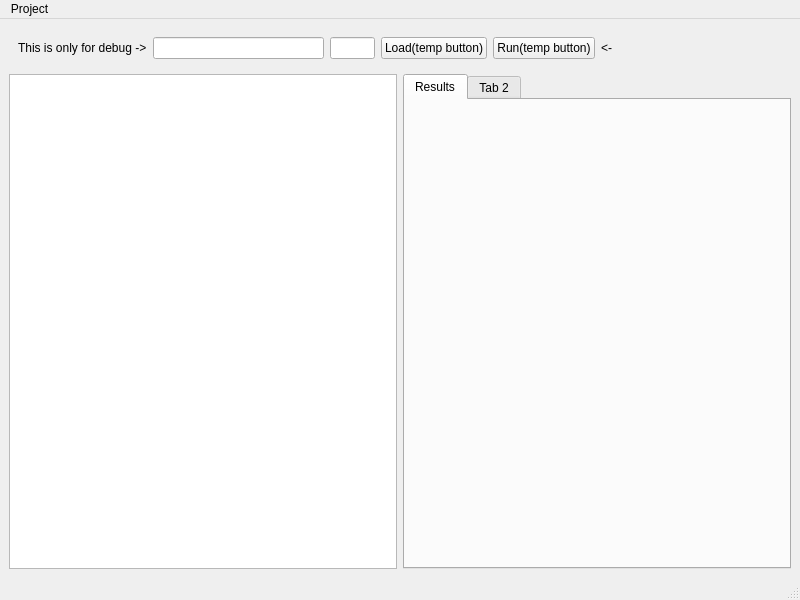
<?xml version="1.0" encoding="UTF-8"?>
<ui version="4.0">
 <class>MainFrm</class>
 <widget class="QMainWindow" name="MainFrm">
  <property name="geometry">
   <rect>
    <x>0</x>
    <y>0</y>
    <width>800</width>
    <height>600</height>
   </rect>
  </property>
  <property name="windowTitle">
   <string>MainWindow</string>
  </property>
  <widget class="QWidget" name="centralwidget">
   <layout class="QVBoxLayout" name="verticalLayout">
    <item>
     <widget class="QWidget" name="widget" native="true">
      <property name="minimumSize">
       <size>
        <width>0</width>
        <height>25</height>
       </size>
      </property>
      <layout class="QHBoxLayout" name="horizontalLayout_2">
       <item>
        <widget class="QLabel" name="label">
         <property name="text">
          <string>This is only for debug -&gt;</string>
         </property>
        </widget>
       </item>
       <item>
        <widget class="QLineEdit" name="folderEdit"/>
       </item>
       <item>
        <widget class="QLineEdit" name="fileMaskEdit">
         <property name="maximumSize">
          <size>
           <width>45</width>
           <height>16777215</height>
          </size>
         </property>
        </widget>
       </item>
       <item>
        <widget class="QPushButton" name="tempLoadButton">
         <property name="text">
          <string>Load(temp button)</string>
         </property>
        </widget>
       </item>
       <item>
        <widget class="QPushButton" name="tempRunButton">
         <property name="text">
          <string>Run(temp button)</string>
         </property>
        </widget>
       </item>
       <item>
        <widget class="QLabel" name="label_2">
         <property name="text">
          <string>&lt;-</string>
         </property>
        </widget>
       </item>
       <item>
        <spacer name="horizontalSpacer">
         <property name="orientation">
          <enum>Qt::Horizontal</enum>
         </property>
         <property name="sizeHint" stdset="0">
          <size>
           <width>40</width>
           <height>20</height>
          </size>
         </property>
        </spacer>
       </item>
      </layout>
     </widget>
    </item>
    <item>
     <layout class="QHBoxLayout" name="horizontalLayout">
      <item>
       <widget class="QTreeView" name="suitesView"/>
      </item>
      <item>
       <widget class="QTabWidget" name="tabWidget">
        <widget class="QWidget" name="tab">
         <attribute name="title">
          <string>Results</string>
         </attribute>
        </widget>
        <widget class="QWidget" name="tab_2">
         <attribute name="title">
          <string>Tab 2</string>
         </attribute>
        </widget>
       </widget>
      </item>
     </layout>
    </item>
   </layout>
  </widget>
  <widget class="QMenuBar" name="menubar">
   <property name="geometry">
    <rect>
     <x>0</x>
     <y>0</y>
     <width>800</width>
     <height>21</height>
    </rect>
   </property>
   <widget class="QMenu" name="menuProject">
    <property name="title">
     <string>Project</string>
    </property>
    <addaction name="actionNew"/>
    <addaction name="actionOpen"/>
    <addaction name="actionClose"/>
   </widget>
   <addaction name="menuProject"/>
  </widget>
  <widget class="QStatusBar" name="statusbar"/>
  <action name="actionNew">
   <property name="text">
    <string>New</string>
   </property>
  </action>
  <action name="actionOpen">
   <property name="text">
    <string>Open</string>
   </property>
  </action>
  <action name="actionClose">
   <property name="text">
    <string>Close</string>
   </property>
  </action>
 </widget>
 <resources/>
 <connections/>
</ui>
